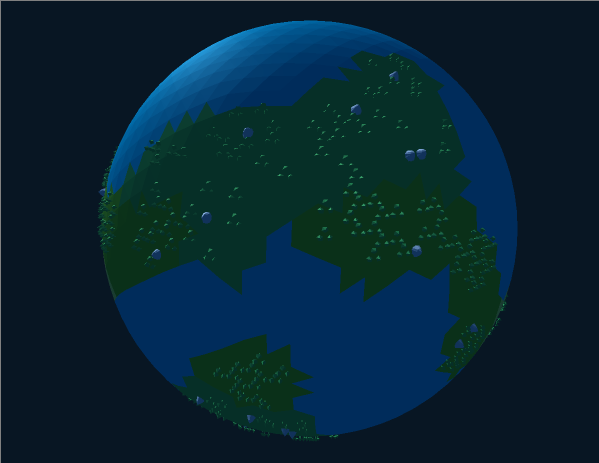
#> input picture scripts/data/planeta.png, 1197 x 926 px (shown at 1/2 size)
$ python pillow.py data/planeta.png out.png
#> lines starting #> are read from the running program, lines starting #| are printed output that depends on the picture
#from http://www.vips.ecs.soton.ac.uk/index.php?title=Speed_and_Memory_Use#PIL_.28and_Pillow.29
import sys
from PIL import Image, ImageFilter, PILLOW_VERSION

# just to confirm we are getting the right version
# print("pillow.py: PILLOW_VERSION =", PILLOW_VERSION)

im = Image.open(sys.argv[1])
#> im is the input picture: PIL image 1197x926 RGB; mean R, G, B 7.1, 36.5, 50

# Crop 100 pixels off all edges.
im = im.crop((100, 100, im.size[0] - 100, im.size[1] - 100))
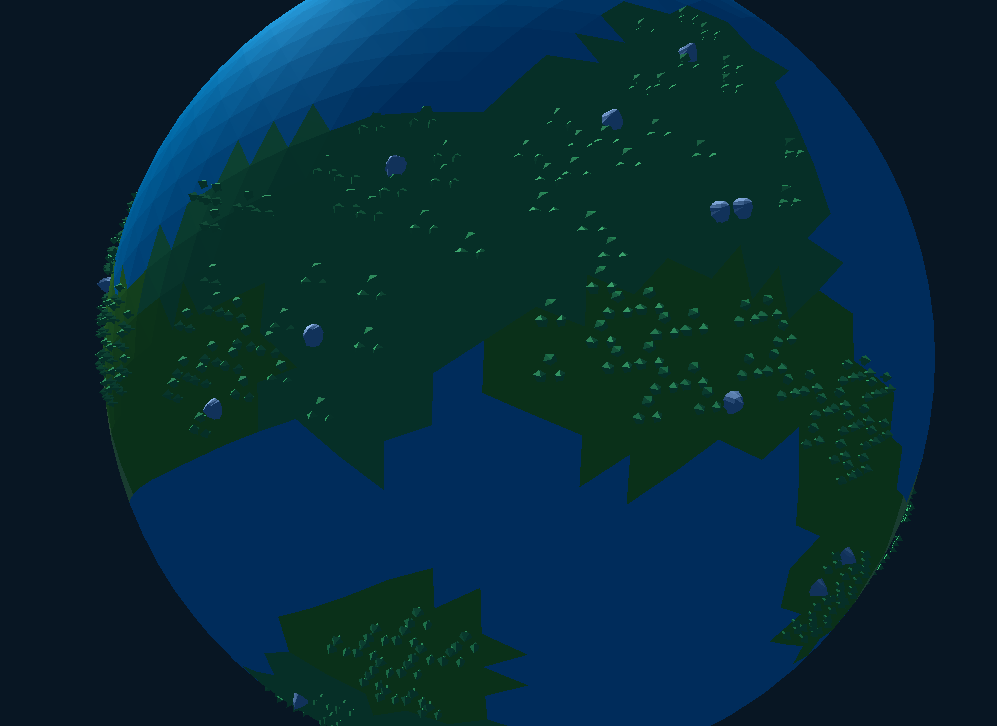
#> im: PIL image 997x726 RGB; mean R, G, B 6.1, 41.7, 54.6

# Shrink by 10%

# starting with 2.7, Pillow uses a high-quality convolution-based resize for
# BILINEAR ... the other systems in this benchmark are using affine + bilinear,
# so this is rather unfair. Use NEAREST instead, it gets closest to what
# everyone else is doing
im = im.resize((int (im.size[0] * 0.9), int (im.size[1] * 0.9)), Image.NEAREST)
#> im: PIL image 897x653 RGB

# sharpen
for xx in range(5, 10):
    for y in range(-16, 16):
        x = xx / 10.0
        filter = ImageFilter.Kernel((3, 3),
                  (-x, -x, -x,
                   -x, y / 8.0, -x,
                   -x, -x, -x))
        im = im.filter(filter)
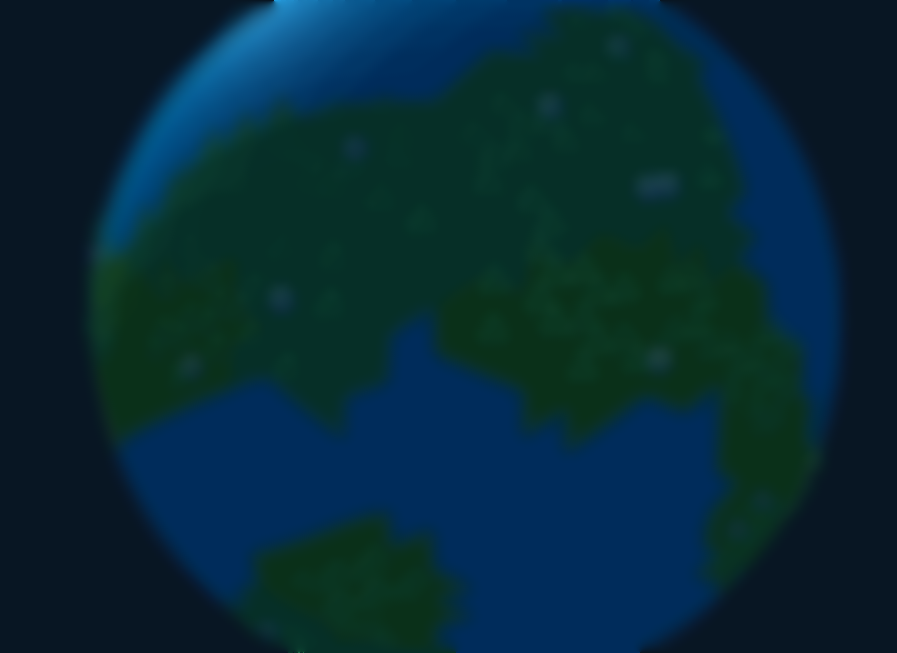
#> im: PIL image 897x653 RGB; mean R, G, B 6.1, 41.6, 54.5

# write back again
im.save(sys.argv[2])
